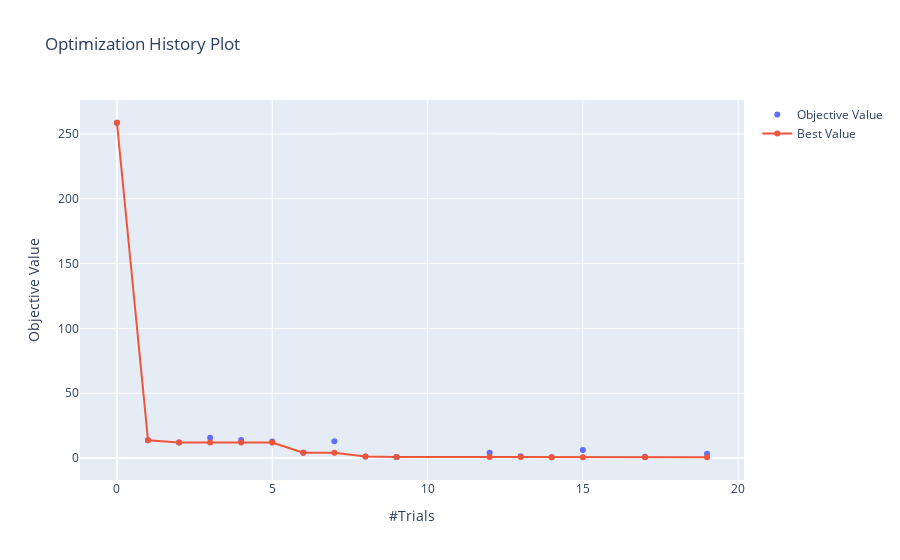

The notebook cell saved with this chart:
### Code cell
optuna.visualization.plot_optimization_history(study)

### Figure 1 — Plotly figure (JSON) as saved in the notebook; plotly's stock layout.template omitted (floating-point values rounded to 4 significant figures)
{"data": [{"mode": "markers", "name": "Objective Value", "type": "scatter", "x": [0, 1, 2, 3, 4, 5, 6, 7, 8, 9, 12, 13, 14, 15, 17, 19], "y": [258.6, 13.78, 12.0, 15.7, 13.91, 12.75, 4.179, 12.97, 1.195, 0.9332, 4.138, 1.447, 0.673, 6.19, 1.089, 3.452]}, {"name": "Best Value", "type": "scatter", "x": [0, 1, 2, 3, 4, 5, 6, 7, 8, 9, 12, 13, 14, 15, 17, 19], "y": [258.6, 13.78, 12.0, 12.0, 12.0, 12.0, 4.179, 4.179, 1.195, 0.9332, 0.9332, 0.9332, 0.673, 0.673, 0.673, 0.673]}], "layout": {"title": {"text": "Optimization History Plot"}, "xaxis": {"title": {"text": "#Trials"}}, "yaxis": {"title": {"text": "Objective Value"}}}}
